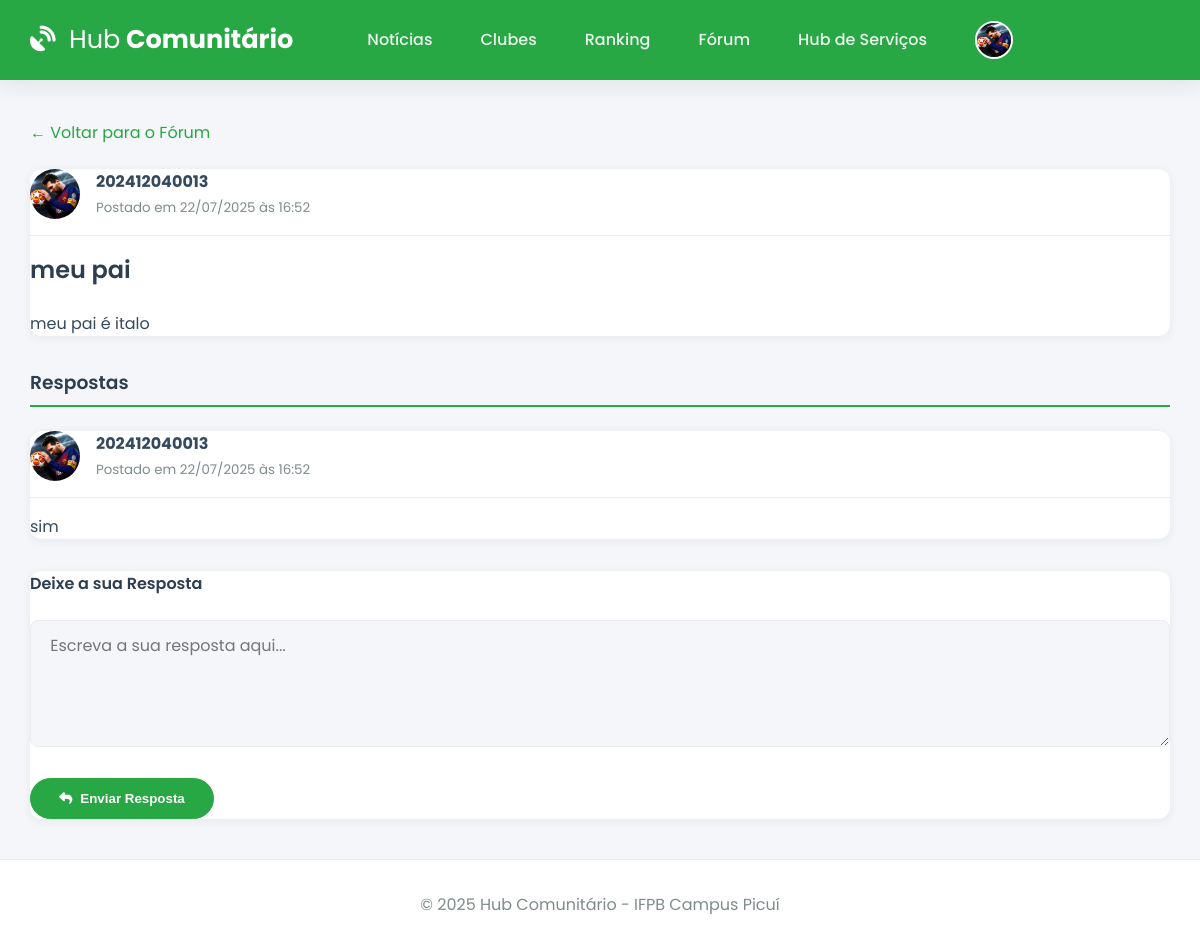
Screenshot of /forum/topico/1 (signed in) with the database file from the repository.
### app.py (models this page shows, shortened)
class User(db.Model):
    id = db.Column(db.Integer, primary_key=True)
    email = db.Column(db.String(120), unique=True, nullable=False)
    username = db.Column(db.String(12), unique=True, nullable=False)
    password_hash = db.Column(db.String(256), nullable=False)
    image_file = db.Column(db.String(100), nullable=False, default='default.jpg')
    eventos_inscritos = db.relationship('Evento', secondary=inscricao_evento_tabela, back_populates='alunos_inscritos', lazy='dynamic')
    clubes_membro = db.relationship('Clube', secondary=membros_clube_tabela, back_populates='membros', lazy='dynamic')
    topicos_criados = db.relationship('ForumTopico', backref='autor', lazy='dynamic', cascade="all, delete-orphan")
    posts_criados = db.relationship('ForumPost', backref='autor', lazy='dynamic', cascade="all, delete-orphan")

class ForumTopico(db.Model):
    id = db.Column(db.Integer, primary_key=True)
    titulo = db.Column(db.String(200), nullable=False)
    conteudo = db.Column(db.Text, nullable=False)
    data_criacao = db.Column(db.DateTime, nullable=False, default=lambda: datetime.now(timezone.utc))
    user_id = db.Column(db.Integer, db.ForeignKey('user.id'), nullable=False)
    posts = db.relationship('ForumPost', backref='topico', lazy='dynamic', cascade="all, delete-orphan")

class ForumPost(db.Model):
    id = db.Column(db.Integer, primary_key=True)
    conteudo = db.Column(db.Text, nullable=False)
    data_criacao = db.Column(db.DateTime, nullable=False, default=lambda: datetime.now(timezone.utc))
    user_id = db.Column(db.Integer, db.ForeignKey('user.id'), nullable=False)
    topico_id = db.Column(db.Integer, db.ForeignKey('forum_topico.id'), nullable=False)

### app.py (the view, shortened to what this page needs)
@app.route('/forum/topico/<int:topico_id>', methods=['GET', 'POST'])
@login_required
def detalhe_topico(topico_id):
    topico = ForumTopico.query.get_or_404(topico_id)
    posts = topico.posts.order_by(ForumPost.data_criacao.asc()).all()
    return render_template('detalhe_topico.html', topico=topico, posts=posts)

### app.py (called while the page is built)
@app.before_request
def load_logged_in_user():
    user_id = session.get('user_id')
    g.user = User.query.get(user_id) if user_id else None
    if user_id and g.user is None:
        session.clear()

def login_required(f):
    @wraps(f)
    def decorated_function(*args, **kwargs):
        if g.user is None:
            flash('Você precisa fazer login para acessar esta página.', 'warning')
            return redirect(url_for('login'))
        return f(*args, **kwargs)
    return decorated_function

@app.context_processor
def inject_user_and_year():
    return dict(current_user_data=g.user, current_year=datetime.now(timezone.utc).year)

### templates/detalhe_topico.html (shortened to what this page needs)
{% extends 'base.html' %}
{% block content %}
    <div class="back-link-container">
        <a href="{{ url_for('forum') }}">&larr; Voltar para o Fórum</a>
    </div>
    <div class="card topic-post">
        <div class="post-header">
            <img src="{{ url_for('static', filename='profile_pics/' + topico.autor.image_file) }}" class="post-author-img">
            <div class="post-author-info">
                <strong>{{ topico.autor.username }}</strong>
                <small>Postado em {{ topico.data_criacao.strftime('%d/%m/%Y às %H:%M') }}</small>
            </div>
        </div>
        <div class="post-body">
            <h2>{{ topico.titulo }}</h2>
            <p>{{ topico.conteudo }}</p>
        </div>
    </div>
    <h3 class="page-header" style="margin-top: 2rem;">Respostas</h3>
    <div class="post-thread">
        {% for post in posts %}
            <div class="card post">
                 <div class="post-header">
                    <img src="{{ url_for('static', filename='profile_pics/' + post.autor.image_file) }}" class="post-author-img">
                    <div class="post-author-info">
                        <strong>{{ post.autor.username }}</strong>
                        <small>Postado em {{ post.data_criacao.strftime('%d/%m/%Y às %H:%M') }}</small>
                    </div>
                </div>
                <div class="post-body">
                    <p>{{ post.conteudo }}</p>
                </div>
            </div>
        {% else %}
            <p class="text-muted">Nenhuma resposta ainda. Seja o primeiro a responder!</p>
        {% endfor %}
    </div>
    <div class="card reply-card">
        <h4>Deixe a sua Resposta</h4>
        <form method="POST">
            <div class="form-group">
                <textarea name="conteudo" class="form-input" rows="4" placeholder="Escreva a sua resposta aqui..." required></textarea>
            </div>
            <button type="submit" class="btn"><i class="fas fa-reply"></i> Enviar Resposta</button>
        </form>
    </div>
{% endblock %}

### templates/base.html (shortened to what this page needs)
<!DOCTYPE html>
<html lang="pt-br">
<head>
    <link rel="stylesheet" href="https://cdnjs.cloudflare.com/ajax/libs/font-awesome/6.5.2/css/all.min.css" />
    <link rel="stylesheet" href="{{ url_for('static', filename='css/style.css') }}">
</head>
<body>
    <header class="header">
        <div class="container">
            <nav class="navbar">
                <a class="navbar-brand" href="{{ url_for('noticias') if current_user_data else url_for('login') }}">
                    <i class="fas fa-satellite-dish"></i> <strong>Hub</strong> Comunitário
                </a>
                <div class="nav-links" id="nav-links">
                    {% if current_user_data %}
                        <a class="nav-item" href="{{ url_for('noticias') }}">Notícias</a>
                        <a class="nav-item" href="{{ url_for('clubes') }}">Clubes</a>
                        <a class="nav-item" href="{{ url_for('ranking') }}">Ranking</a>
                        <a class="nav-item" href="{{ url_for('forum') }}">Fórum</a>
                        <a class="nav-item" href="{{ url_for('hub_servicos') }}">Hub de Serviços</a>
                        <div class="nav-item user-menu">
                             <a class="user-menu-trigger" href="#">
                                 <img src="{{ url_for('static', filename='profile_pics/' + current_user_data.image_file) }}" class="nav-profile-image">
                                 <span>{{ current_user_data.username }}</span> <i class="fas fa-chevron-down dropdown-icon"></i>
                            </a>
                        </div>
                    {% else %}
                        <a href="{{ url_for('login') }}" class="nav-item">Entrar</a>
                        <a href="{{ url_for('register') }}" class="nav-item btn btn-outline">Registar</a>
                    {% endif %}
                </div>
            </nav>
        </div>
    </header>
    <main class="container">
        {% block content %}{% endblock %}
    </main>
    <footer class="footer">
        <p>&copy; {{ current_year }} Hub Comunitário - IFPB Campus Picuí</p>
    </footer>
</body>
</html>

### static/css/style.css (style rules this page uses)
:root { --ifpb-green: #28a745; --ifpb-green-dark: #218838; --dark-blue: #2c3e50; --light-gray: #ecf0f1; --medium-gray: #bdc3c7; --text-color: #34495e; --light-text: #7f8c8d; --background-color: #f4f6f9; --surface-color: #ffffff; --border-color: #e9ecef; --font-family-base: 'Poppins', sans-serif; --shadow-sm: 0 2px 8px rgba(44, 62, 80, 0.07); --shadow-md: 0 5px 20px rgba(44, 62, 80, 0.1); --border-radius: 12px; }
* { box-sizing: border-box; margin: 0; padding: 0; }
html { height: 100%; }
body { font-family: var(--font-family-base); background-color: var(--background-color); color: var(--text-color); display: flex; flex-direction: column; min-height: 100%; }
.container { width: 95%; max-width: 1200px; margin: 0 auto; }
main.container { flex-grow: 1; padding-top: 2.5rem; padding-bottom: 2.5rem; }
h1, h2, h3, h4 { font-weight: 600; color: var(--dark-blue); margin-bottom: 1.5rem; }
a { color: var(--ifpb-green); text-decoration: none; transition: color 0.2s; }
.header { background-color: var(--ifpb-green); padding: 0.8rem 0; box-shadow: var(--shadow-md); position: sticky; top: 0; z-index: 1000; }
.navbar { display: flex; justify-content: space-between; align-items: center; }
.navbar-brand { font-weight: 700; font-size: 1.6rem; color: var(--surface-color); }
.navbar-brand i { margin-right: 0.5rem; }
.navbar-brand strong { font-weight: 400; }
.nav-links { display: flex; align-items: center; gap: 1rem; }
.nav-item { color: rgba(255, 255, 255, 0.9); font-weight: 500; padding: 0.5rem 1rem; border-radius: var(--border-radius); transition: background-color 0.2s; }
.nav-profile-image { width: 38px; height: 38px; border-radius: 50%; margin-right: 10px; object-fit: cover; border: 2px solid var(--surface-color); }
.user-menu { position: relative; }
.user-menu-trigger { display: flex; align-items: center; cursor: pointer; }
.user-menu-trigger .dropdown-icon { font-size: 0.8em; margin-left: 0.5rem; transition: transform 0.2s; }
.card { background-color: var(--surface-color); border-radius: var(--border-radius); box-shadow: var(--shadow-sm); transition: all 0.3s ease-in-out; display: flex; flex-direction: column; height: 100%; }
.btn { background-color: var(--ifpb-green); border: 1px solid var(--ifpb-green); color: #fff; font-weight: 600; padding: 0.75rem 1.75rem; border-radius: 50px; transition: all 0.3s ease; cursor: pointer; text-align: center; display: inline-flex; align-items: center; gap: 0.5rem; justify-content: center; }
.form-group { margin-bottom: 1.5rem; text-align: left; }
.form-input, textarea.form-input { width: 100%; padding: 0.8rem 1.2rem; border-radius: 0.5rem; border: 1px solid var(--border-color); background-color: var(--background-color); transition: all 0.2s; font-size: 1rem; font-family: var(--font-family-base); }
.page-header { border-bottom: 2px solid var(--ifpb-green); padding-bottom: 0.5rem; }
.back-link-container { margin-bottom: 1.5rem; }
.post-header { display: flex; align-items: center; gap: 1rem; padding-bottom: 1rem; border-bottom: 1px solid var(--border-color); margin-bottom: 1rem; }
.post-author-img { width: 50px; height: 50px; border-radius: 50%; object-fit: cover; }
.post-author-info strong { display: block; }
.post-author-info small { color: var(--light-text); }
.post-thread { display: grid; gap: 1.5rem; }
.reply-card { margin-top: 2rem; }
.footer { padding: 2rem 0; background-color: var(--surface-color); text-align: center; margin-top: auto; border-top: 1px solid var(--border-color); }
.footer p { margin: 0; color: var(--light-text); }

### rows the page displays
User: image_file (picture), autor.username "202412040013"
ForumTopico: data_criacao "22/07/2025 às 16:52", titulo "meu pai", conteudo "meu pai é italo"
ForumPost: image_file (picture), autor.username "202412040013", data_criacao "22/07/2025 às 16:52", conteudo "sim"
